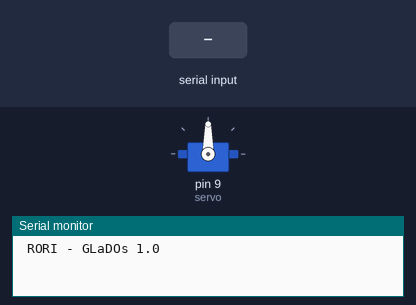
Bench run of a sketch on a simulated Arduino Uno, built with avr-gcc and run on an emulated ATmega328P. Parts: servo, the last lines printed to the serial monitor. The inputs (shaded band) are chosen by the test bench.

Above: at 1.2 s.
1.3 s: "90,45\n" received over Serial
At 2.1 s:
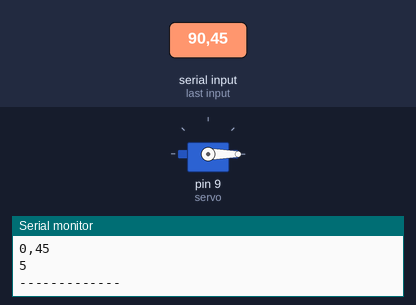
Timing chart, 0 to 4.3 s (numbered marks = the images above; inputs shaded):
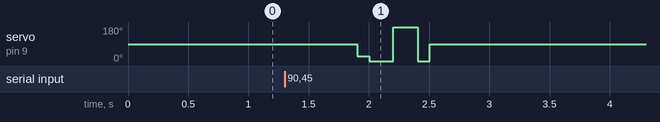

Measured:
- after the input at 1.3 s, servo on pin 9 (servo): 90° → 26° after 0.60 s, → 0° 0.10 s later, → 180° 0.20 s later, → 0° 0.20 s later, … (5 changes in this stretch)

The sketch:

sketch_oct02a.ino
```cpp
#include <Servo.h>

Servo servo;
String serial;// = "0101010100101010100101010101010101010101";
char carlu = 0;

void setup()
{
 servo.attach(9);


Serial.begin(9600);
Serial.println(" RORI - GLaDOs 1.0");
}

void loop()
{
  if(serial.length() > 0)
  {
    int v = (int)serial[0] - 48;
    Serial.println(serial);
    Serial.println(serial.length());
    Serial.println("-------------");
    servo.write(v*90);
    delay(100);
    serial = serial.substring(1);
    Serial.println(serial);
  }
  else
    servo.write(90);

  while(Serial.available() > 0)
  {
    carlu = Serial.read();
    Serial.println("reçu");
    serial += carlu;
    delay(100);
  }
}
```
